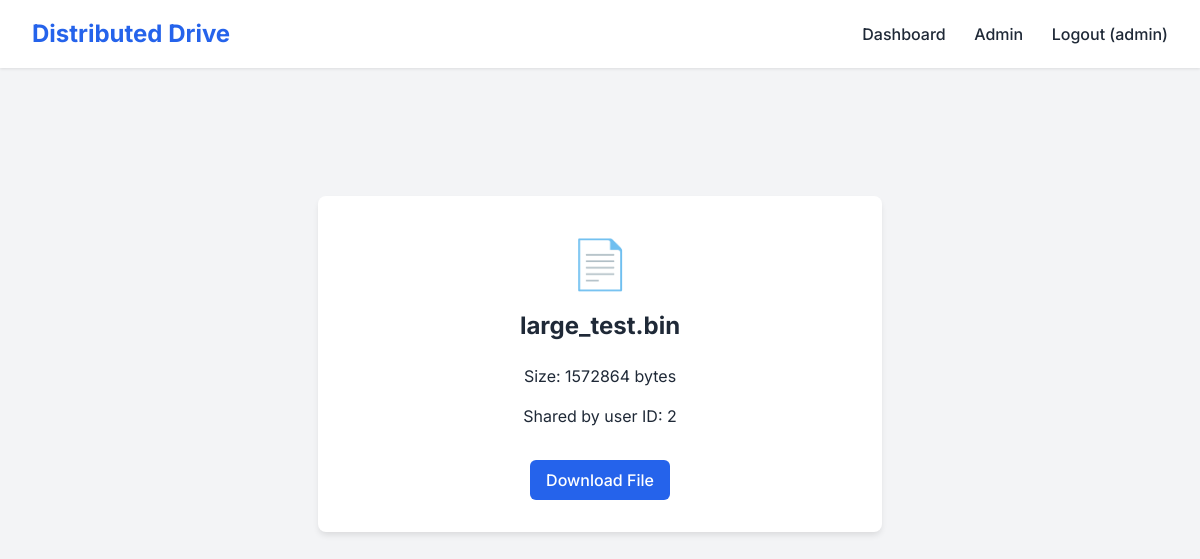
Page /shared/1 (signed in) on the committed database.
### tables this page shows
CREATE TABLE files (
                id INTEGER PRIMARY KEY AUTOINCREMENT,
                filename TEXT NOT NULL,
                user_id INTEGER NOT NULL,
                size INTEGER NOT NULL,
                uploaded_at TIMESTAMP DEFAULT CURRENT_TIMESTAMP,
                FOREIGN KEY (user_id) REFERENCES users (id)
            );

### app.py (the view)
@app.route('/shared/<int:file_id>')
def shared_file_view(file_id):
    conn = get_db_connection()
    file = conn.execute('SELECT * FROM files WHERE id = ?', (file_id,)).fetchone()
    conn.close()
    if not file:
        return "File not found or link expired."
    return render_template('public_download.html', file=file)

### models.py (called while the page is built)
def get_db_connection():
    conn = sqlite3.connect(DB_PATH, timeout=10) # Increase timeout
    conn.row_factory = sqlite3.Row
    conn.execute('PRAGMA journal_mode=WAL;') # Enable WAL mode for concurrency
    return conn

### templates/public_download.html
{% extends 'base.html' %}
{% block content %}
<div class="card" style="text-align: center; max-width: 500px; margin: 4rem auto;">
    <div class="file-icon">📄</div>
    <h2>{{ file.filename }}</h2>
    <p>Size: {{ file.size }} bytes</p>
    <p>Shared by user ID: {{ file.user_id }}</p>
    <a href="{{ url_for('public_download_action', file_id=file.id) }}" class="btn btn-primary"
        style="margin-top: 1rem;">Download File</a>
</div>
{% endblock %}

### static/style.css (style rules this page uses)
:root { --primary-color: #2563eb; --secondary-color: #1e40af; --background-color: #f3f4f6; --surface-color: #ffffff; --text-color: #1f2937; --text-light: #6b7280; --border-color: #e5e7eb; --success-color: #10b981; --danger-color: #ef4444; }
body { font-family: 'Inter', system-ui, -apple-system, sans-serif; background-color: var(--background-color); color: var(--text-color); margin: 0; padding: 0; line-height: 1.5; }
.card { background-color: var(--surface-color); border-radius: 0.5rem; box-shadow: 0 4px 6px -1px rgb(0 0 0 / 0.1); padding: 2rem; margin-bottom: 1.5rem; }
h1, h2, h3 { margin-top: 0; }
.btn { display: inline-block; background-color: var(--primary-color); color: white; padding: 0.5rem 1rem; border-radius: 0.375rem; text-decoration: none; font-weight: 500; border: none; cursor: pointer; transition: background-color 0.2s; }
.file-icon { font-size: 3rem; color: var(--text-light); margin-bottom: 0.5rem; }

### rows in the picture
files: filename "large_test.bin", size "1572864", user_id "2"

### other values in the picture
{{ session.username }} "admin"
